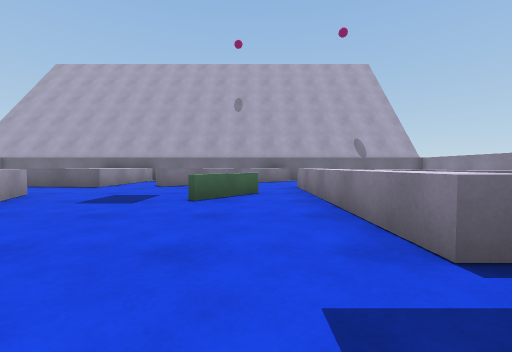
[1] (above)

19 first-person views from a walk through a 3-D level made in the Unity game engine. The camera is 0.62 m above the floor, tilts 2° down and sees 90° across. The floor is counted in squares, 1 m on a side. Each view is taken from the middle of a square. On the plan, view 1 faces up. The plan holds only what a view shows up to about 9 squares ahead; the rest is blank. The place goes on beyond the plan. The player character is not drawn.

[2]
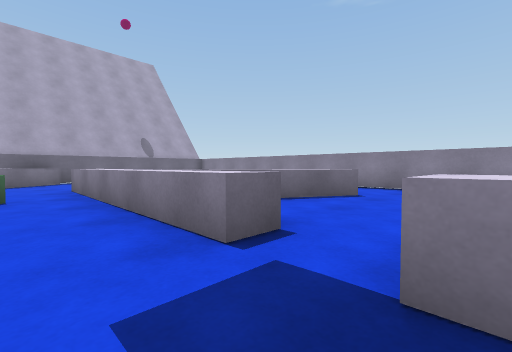

[3]
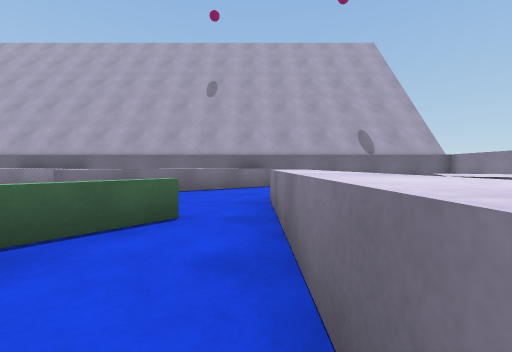

[4]
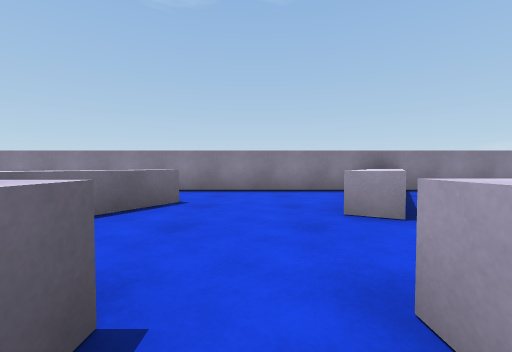

[5]
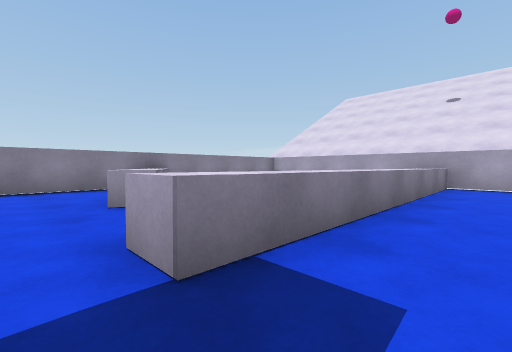

[6]
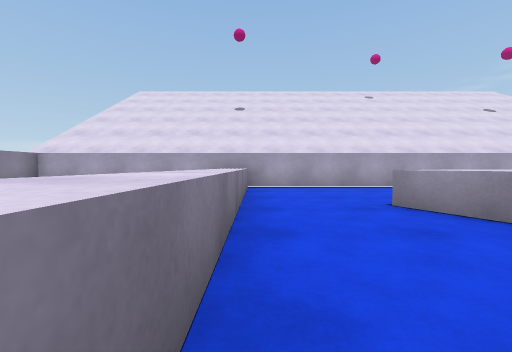

[7]
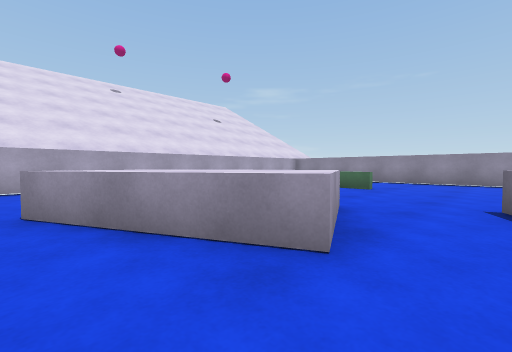

[8]
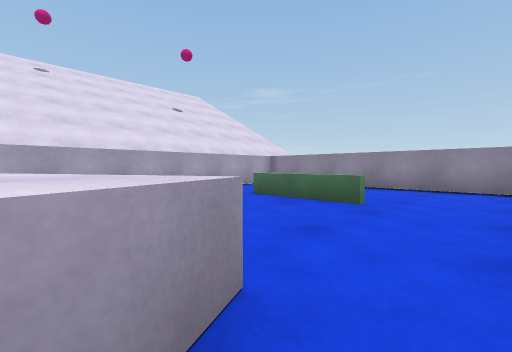

[9]
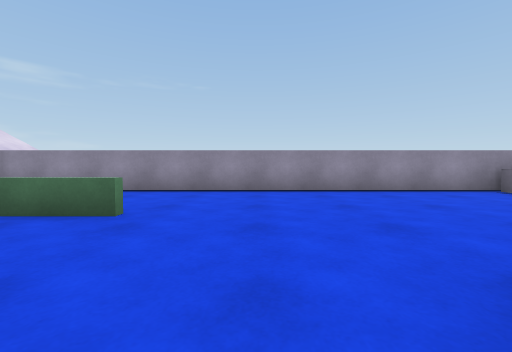

[10]
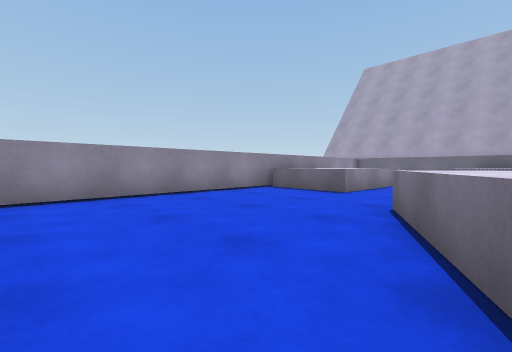

[11]
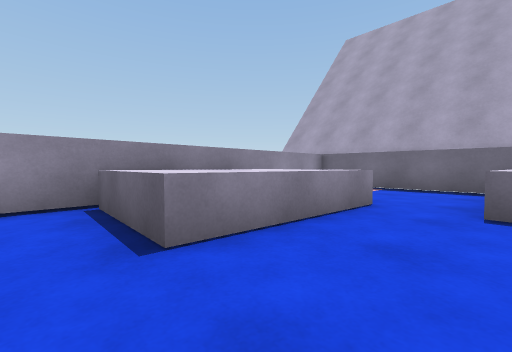

[12]
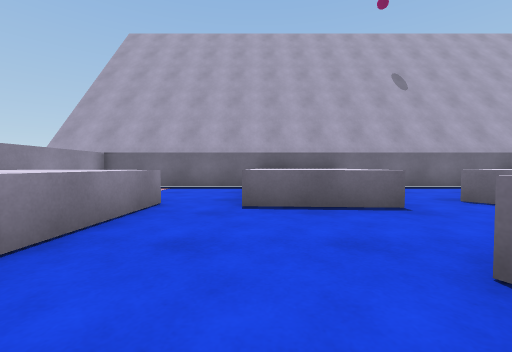

[13]
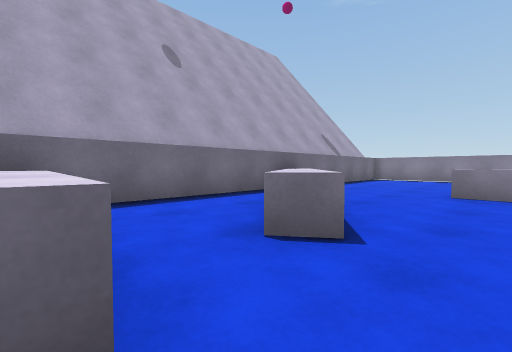

[14]
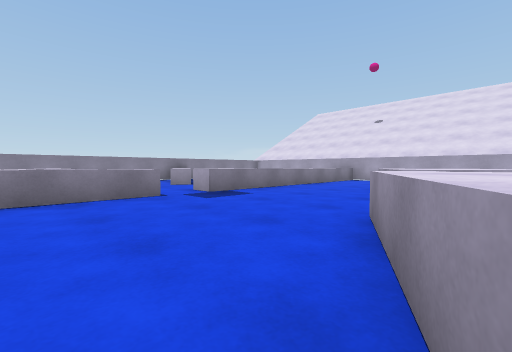

[15]
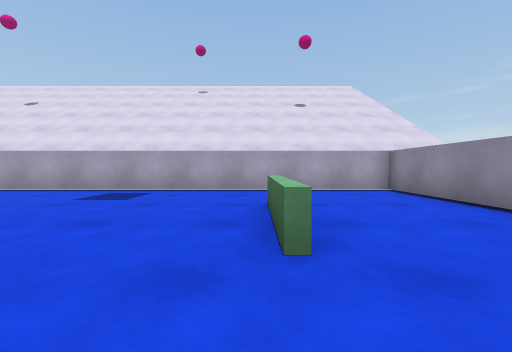

[16]
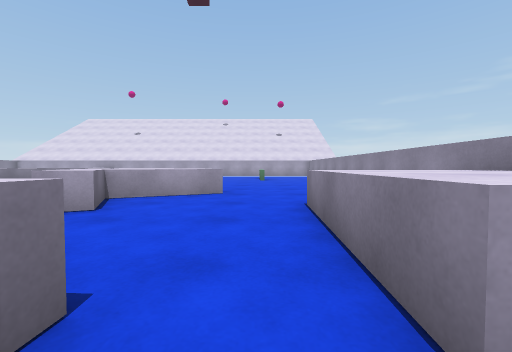

[17]
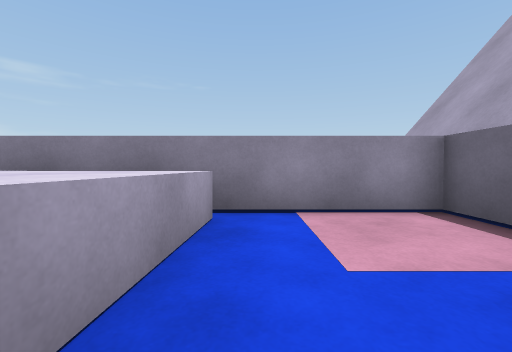

[18]
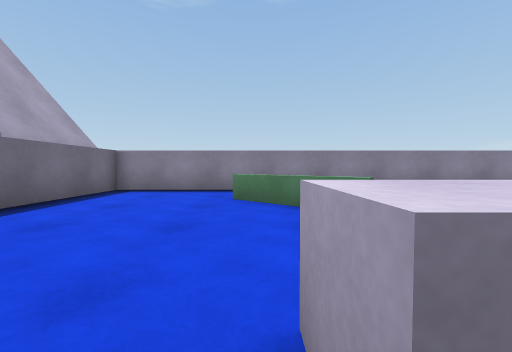

[19]
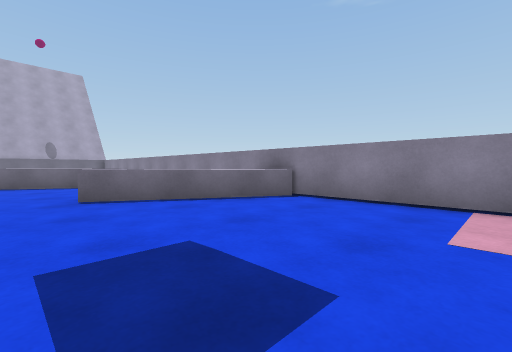

### Floor plan
Key: @ floor where view 1 was taken; # wall or solid block; . floor; = window, fence, low wall or low ledge; ^ raised ledge.
Columns run from 12 left of view 1 to 8 right of it. Each row starts with its distance up from view 1.
 12 #####################
 11 #....^ ^....^^......#
 10 #....^ ^...^^.......#
  9 #....^^^.^^.........#
  8 #^^^.^^^.^.......== #
  7 #^^^..........^ .=  #
  6 #^^^.......==.^     #
  5 #^^^...^...=..^.    #
  4 #......^......^^^   #
  3 #....^^ ^.....^.^^..#
  2 #....^^ ^.....^.....#
  1 #.....^ ^^..........#
  0 #.....^^....@.^.....#
 -1 #........^....^.^^^.#
 -2 #.......^^^...^...^^#
 -3 #...=...^^^...^....##
 -4 #...=... ^^...^.....#
 -5 #...=.... ....^.....#
 -6 #.............^.....#
 -7 #.............^     #
 -8 #####################

Where each view was taken, in squares from view 1:
view 1: 0 up, 0 right, facing up
view 2: 0 up, 0 right, facing up-right
view 3: 3 up, 1 right, facing up
view 4: 1 up, 1 right, facing right
view 5: 1 up, 0 right, facing down-right
view 6: 0 up, 1 right, facing down
view 7: 0 up, 1 left, facing down-left
view 8: 1 down, 4 left, facing down-left
view 9: 1 down, 5 left, facing left
view 10: 1 down, 6 left, facing up-left
view 11: 4 up, 7 left, facing up-left
view 12: 4 up, 7 left, facing up
view 13: 7 up, 5 left, facing up-right
view 14: 4 up, 4 left, facing down-right
view 15: 1 down, 8 left, facing down
view 16: 9 up, 8 left, facing down
view 17: 9 up, 8 left, facing left
view 18: 8 up, 1 right, facing right
view 19: 6 down, 3 right, facing up-right
